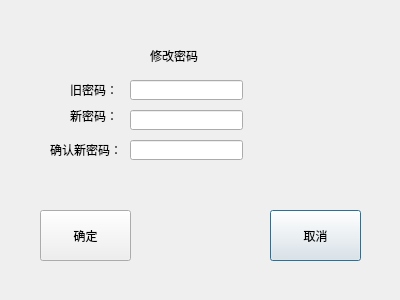
<?xml version="1.0" encoding="UTF-8"?>
<ui version="4.0">
 <class>Pass_Change</class>
 <widget class="QDialog" name="Pass_Change">
  <property name="geometry">
   <rect>
    <x>0</x>
    <y>0</y>
    <width>400</width>
    <height>300</height>
   </rect>
  </property>
  <property name="windowTitle">
   <string>Dialog</string>
  </property>
  <widget class="QPushButton" name="pushButton">
   <property name="geometry">
    <rect>
     <x>270</x>
     <y>210</y>
     <width>91</width>
     <height>51</height>
    </rect>
   </property>
   <property name="text">
    <string>取消</string>
   </property>
  </widget>
  <widget class="QLabel" name="label">
   <property name="geometry">
    <rect>
     <x>150</x>
     <y>40</y>
     <width>141</width>
     <height>31</height>
    </rect>
   </property>
   <property name="styleSheet">
    <string notr="true">font: 14pt &quot;宋体&quot;;</string>
   </property>
   <property name="text">
    <string>修改密码</string>
   </property>
  </widget>
  <widget class="QLineEdit" name="lineEdit">
   <property name="geometry">
    <rect>
     <x>130</x>
     <y>80</y>
     <width>113</width>
     <height>20</height>
    </rect>
   </property>
  </widget>
  <widget class="QLineEdit" name="lineEdit_2">
   <property name="geometry">
    <rect>
     <x>130</x>
     <y>110</y>
     <width>113</width>
     <height>20</height>
    </rect>
   </property>
  </widget>
  <widget class="QLineEdit" name="lineEdit_3">
   <property name="geometry">
    <rect>
     <x>130</x>
     <y>140</y>
     <width>113</width>
     <height>20</height>
    </rect>
   </property>
  </widget>
  <widget class="QLabel" name="label_2">
   <property name="geometry">
    <rect>
     <x>70</x>
     <y>80</y>
     <width>71</width>
     <height>20</height>
    </rect>
   </property>
   <property name="text">
    <string>旧密码：</string>
   </property>
  </widget>
  <widget class="QLabel" name="label_3">
   <property name="geometry">
    <rect>
     <x>70</x>
     <y>110</y>
     <width>54</width>
     <height>12</height>
    </rect>
   </property>
   <property name="text">
    <string>新密码：</string>
   </property>
  </widget>
  <widget class="QLabel" name="label_4">
   <property name="geometry">
    <rect>
     <x>50</x>
     <y>140</y>
     <width>71</width>
     <height>20</height>
    </rect>
   </property>
   <property name="text">
    <string>确认新密码：</string>
   </property>
  </widget>
  <widget class="QPushButton" name="pushButton_2">
   <property name="geometry">
    <rect>
     <x>40</x>
     <y>210</y>
     <width>91</width>
     <height>51</height>
    </rect>
   </property>
   <property name="text">
    <string>确定</string>
   </property>
  </widget>
  <widget class="QLabel" name="label_5">
   <property name="geometry">
    <rect>
     <x>110</x>
     <y>170</y>
     <width>121</width>
     <height>21</height>
    </rect>
   </property>
   <property name="text">
    <string/>
   </property>
  </widget>
 </widget>
 <resources/>
 <connections>
  <connection>
   <sender>pushButton</sender>
   <signal>clicked()</signal>
   <receiver>Pass_Change</receiver>
   <slot>reject()</slot>
   <hints>
    <hint type="sourcelabel">
     <x>331</x>
     <y>238</y>
    </hint>
    <hint type="destinationlabel">
     <x>298</x>
     <y>191</y>
    </hint>
   </hints>
  </connection>
 </connections>
</ui>
